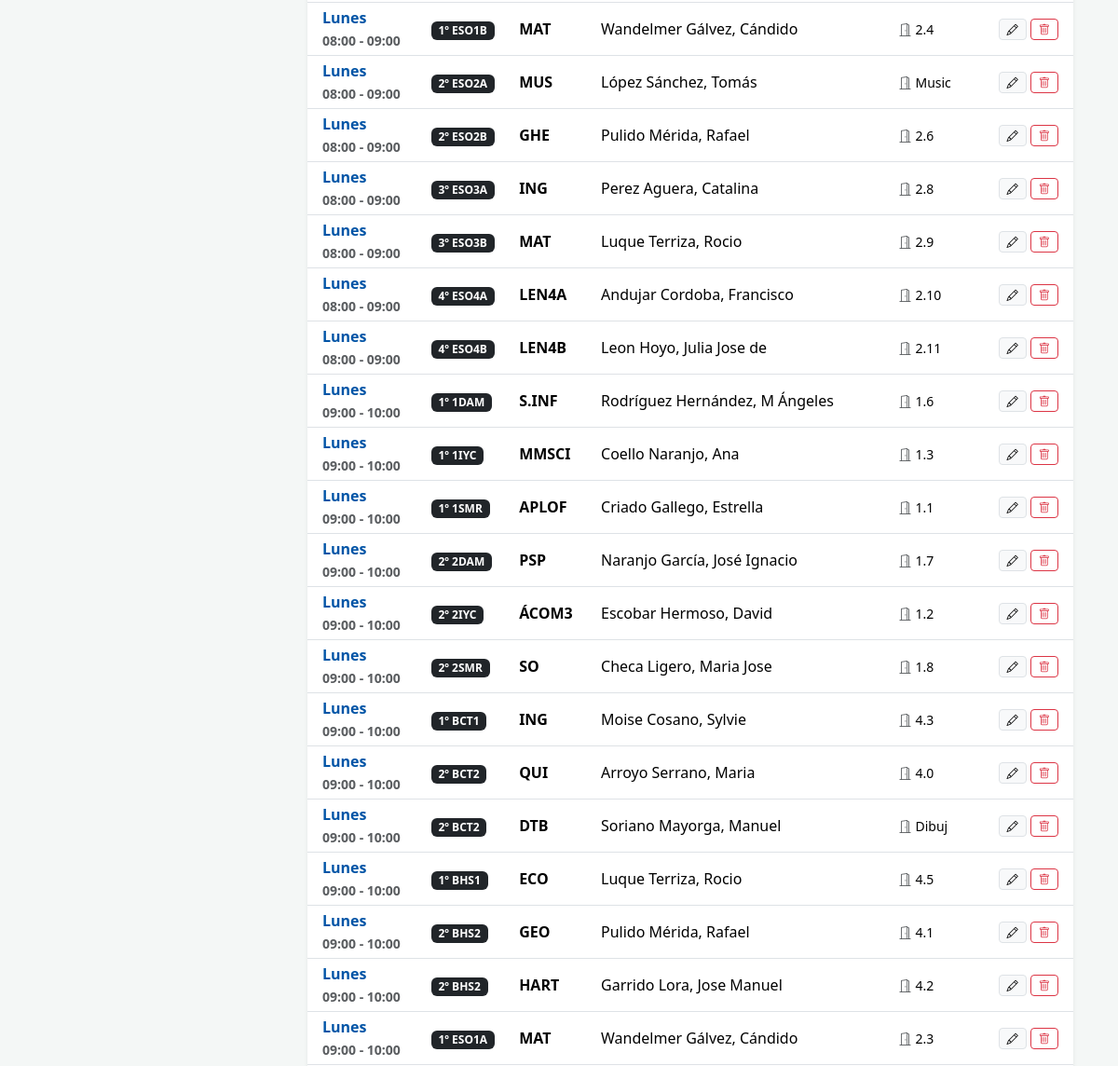
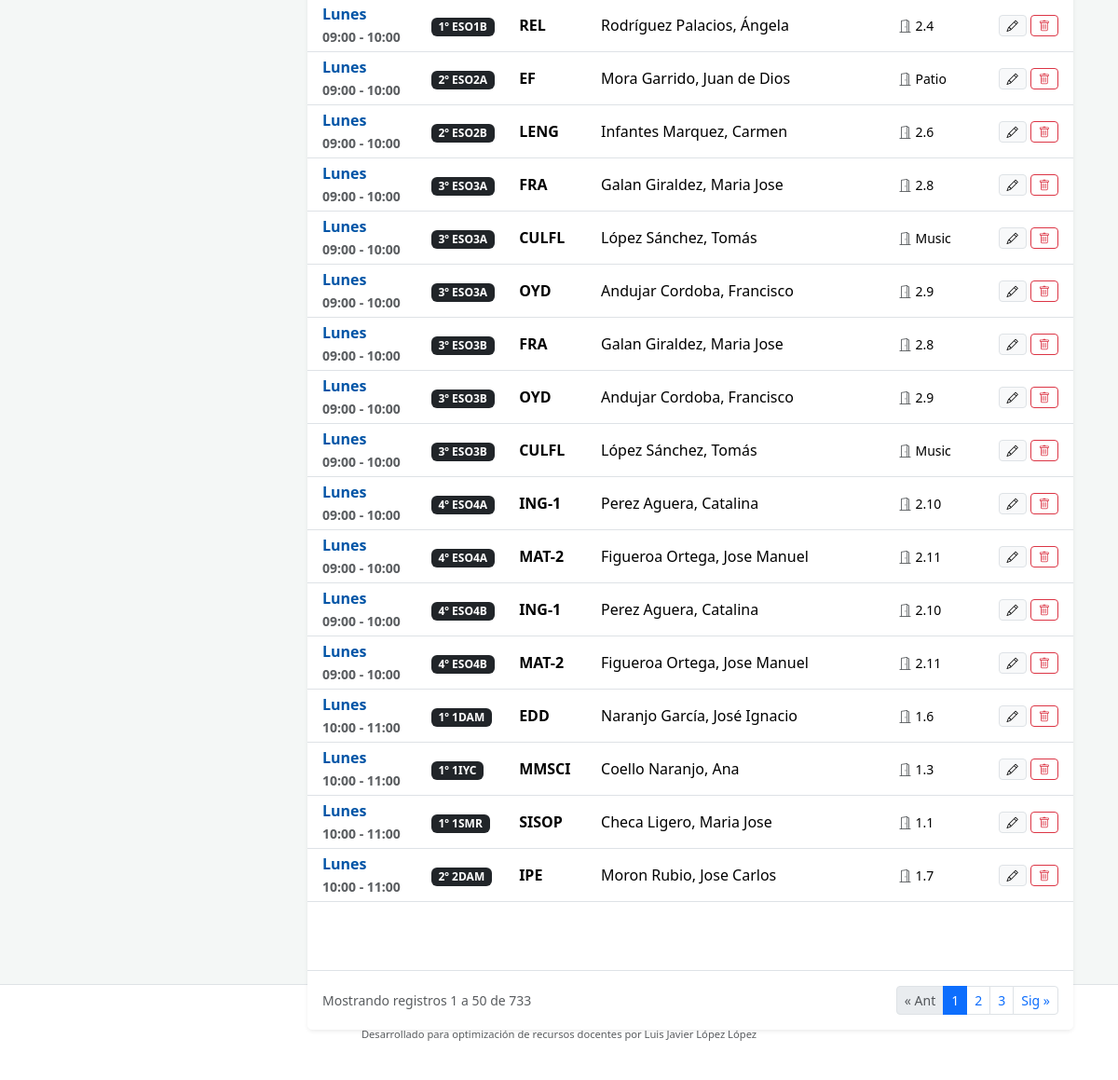
Before: /datos/horarios/ (signed in, lower part) with the older database file (2 pictures, top to bottom).
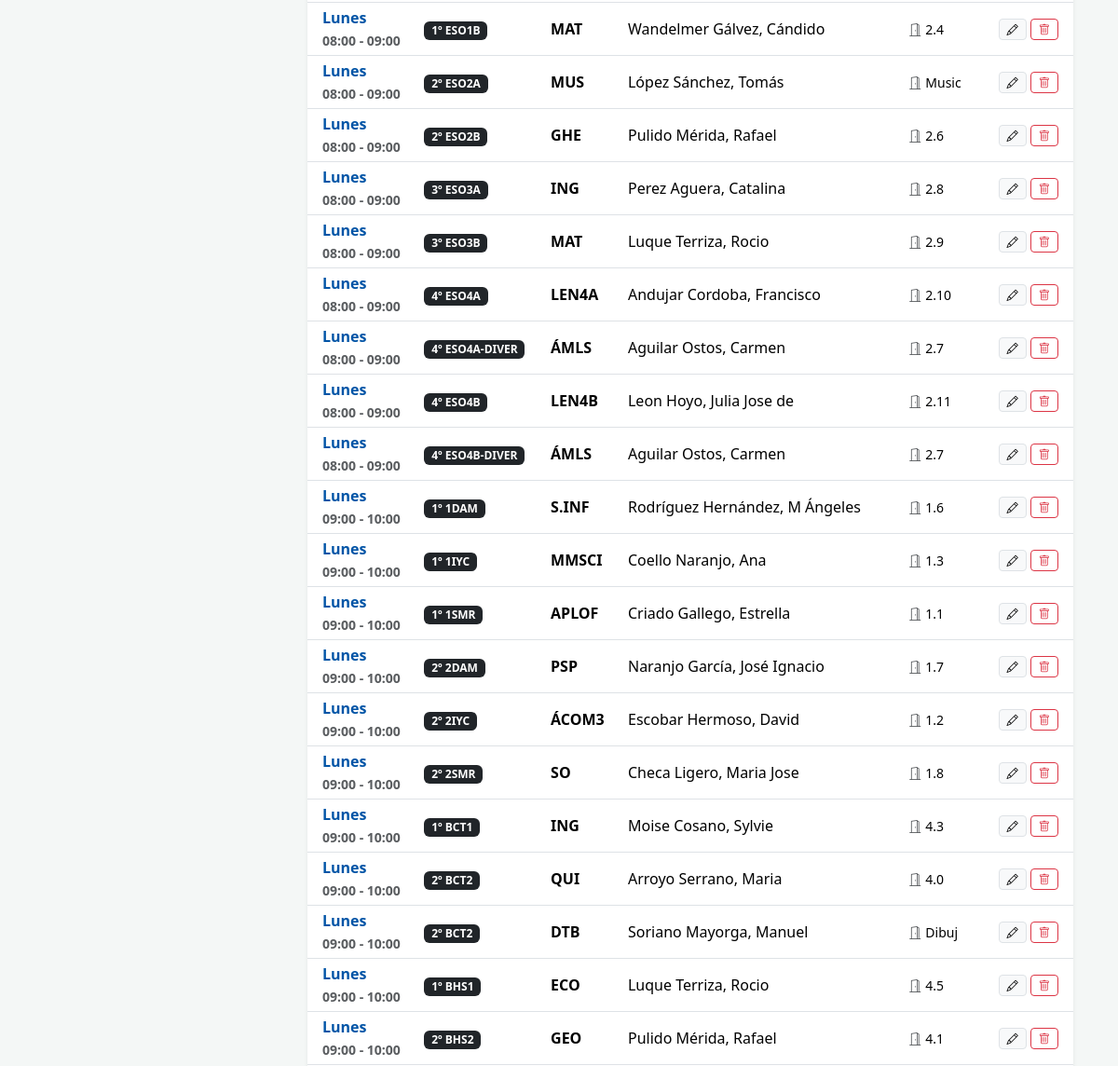
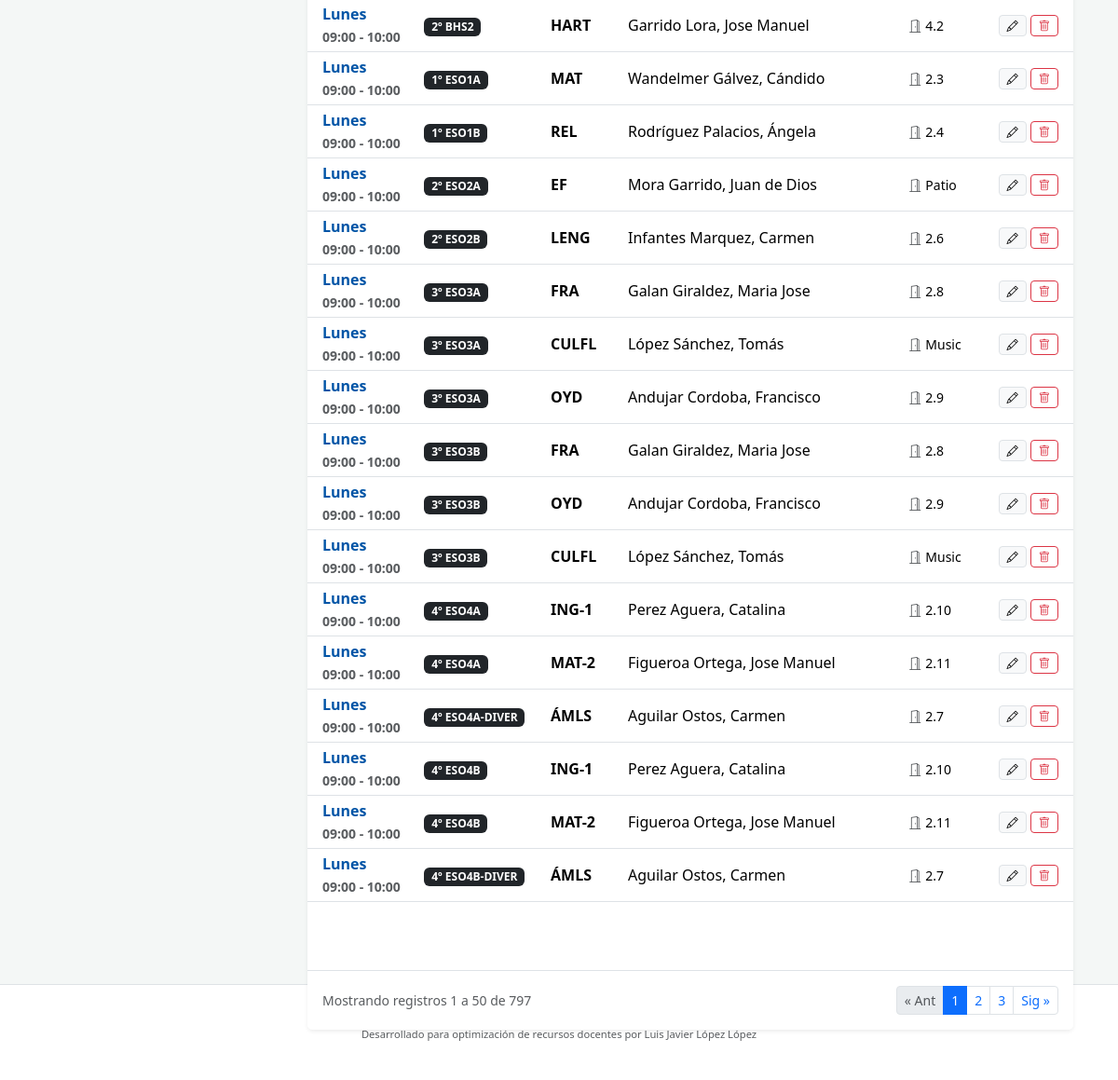
After: the same page with the newer database file (2 pictures, top to bottom).
### safa_guardias/models.py (models this page shows, shortened)
class CentroSaaSModel(models.Model):
    centro = models.ForeignKey(
        'CentroEscolar',
        on_delete=models.CASCADE,
        null=True, # Lo dejamos nullable por ahora para que no te dé error al hacer make migrations con datos existentes
        blank=True
    )
    class Meta:
        abstract = True

class Horario(CentroSaaSModel):
    tramo_horario = models.ForeignKey(TramoHorario, on_delete=models.CASCADE)
    profesor = models.ForeignKey(Profesor, on_delete=models.CASCADE)
    materia = models.ForeignKey(Materia, on_delete=models.CASCADE)
    aula = models.ForeignKey(Aula, on_delete=models.CASCADE)
    grupo = models.ForeignKey(Grupo, on_delete=models.CASCADE)

class TramoHorario(CentroSaaSModel):
    DIAS_CHOICES = [
        ('L', 'Lunes'), ('M', 'Martes'), ('X', 'Miércoles'),
        ('J', 'Jueves'), ('V', 'Viernes'), ('S', 'Sábado'), ('D', 'Domingo'),
    ]
    hora_inicio = models.TimeField()
    hora_fin = models.TimeField()
    dia_semana = models.CharField(max_length=1, choices=DIAS_CHOICES, default='L')
    es_recreo = models.BooleanField(default=False)
    etapas = models.ManyToManyField(Etapa, blank=True, related_name="tramos")
    class Meta:
        verbose_name = "Tramo Horario"
        verbose_name_plural = "Tramos Horarios"
        ordering = ['dia_semana', 'hora_inicio']
        unique_together = ['centro', 'dia_semana', 'hora_inicio', 'hora_fin']

class Grupo(CentroSaaSModel):
    nombre = models.CharField(max_length=100)  # Ej: "A"
    curso = models.CharField(max_length=250)  # Ej: "1º"
    etapa = models.ForeignKey(
        Etapa,
        on_delete=models.PROTECT,
        related_name="grupos", null=True, blank=True
    )
    class Meta:
        unique_together = ['centro', 'nombre', 'curso','etapa']
        verbose_name = "Grupo"
        verbose_name_plural = "Grupos"
    def __str__(self):
        return f"{self.curso} {self.nombre}"

class Materia(CentroSaaSModel):
    nombre = models.CharField(max_length=100)
    abrev = models.CharField(max_length=10)
    class Meta:
        unique_together = ['centro', 'abrev']
    def __str__(self):
        return self.nombre

class Profesor(CentroSaaSModel):
    ROLES_CHOICES = [
        ('ADMIN', 'Administrador del Sistema'),
        ('DIRECCION', 'Dirección'),
        ('JEFATURA', 'Jefatura de Estudios'),
        ('PROFESOR', 'Profesorado'),
    ]
    nombre = models.CharField(max_length=100)
    apellidos = models.CharField(max_length=150)
    abreviatura = models.CharField(max_length=10)
    email = models.EmailField(blank=True, null=True)
    usuario = models.OneToOneField(User, on_delete=models.SET_NULL, null=True, blank=True, related_name='perfil_profesor')
    rol = models.CharField(max_length=20, choices=ROLES_CHOICES, default='PROFESOR')
    centro = models.ForeignKey(CentroEscolar, on_delete=models.CASCADE, related_name='profesores', null=True, blank=True)
    def __str__(self):
        return f"{self.apellidos}, {self.nombre}"

class Aula(CentroSaaSModel):
    nombre = models.CharField(max_length=100)
    pabellon = models.CharField(max_length=250)
    abrev = models.CharField(max_length=10, default='')
    class Meta:
        unique_together = ['centro', 'abrev'] # Bien! Un centro no puede tener dos aulas con la misma abrev
    def __str__(self):
        return self.nombre

### safa_guardias/views.py (the view)
# urls.py: path('datos/horarios/', views.gestionar_horarios, name='gestionar_horarios'),
@login_required
def gestionar_horarios(request):
    centro = obtener_centro_usuario(request)
    if not centro:
        messages.error(request, "Selecciona un centro antes de gestionar los horarios.")
        return redirect('centro_datos')
    horario_edit_id = request.GET.get('edit')
    horario_instancia = None
    if horario_edit_id:
        horario_instancia = get_object_or_404(Horario, id=horario_edit_id, centro=centro)
    if request.method == 'POST':
        action = request.POST.get('action')
        if action == 'delete':
            horario_id = request.POST.get('horario_id')
            horario_a_borrar = get_object_or_404(Horario, id=horario_id, centro=centro)
            horario_a_borrar.delete()
            messages.success(request, "Asignación de horario eliminada correctamente.")
            return redirect('gestionar_horarios')
        elif action == 'save':
            form = HorarioForm(request.POST, instance=horario_instancia, centro=centro)
            if form.is_valid():
                nuevo_horario = form.save(commit=False)
                nuevo_horario.centro = centro
                try:
                    nuevo_horario.save()
                    mensaje = "Horario actualizado con éxito." if horario_instancia else "Asignación creada con éxito."
                    messages.success(request, mensaje)
                    return redirect('gestionar_horarios')
                except IntegrityError:
                    messages.error(request, "Ya existe un conflicto con esta asignación horaria.")
            else:
                messages.error(request, "Revisa los errores en el formulario.")
    else:
        form = HorarioForm(instance=horario_instancia, centro=centro)
    f_dia = request.GET.get('f_dia', '')
    f_etapa = request.GET.get('f_etapa', '')
    f_grupo = request.GET.get('f_grupo', '')
    f_materia = request.GET.get('f_materia', '')
    f_profesor = request.GET.get('f_profesor', '')
    horarios_base = Horario.objects.filter(centro=centro)
    if f_dia:
        horarios_base = horarios_base.filter(tramo_horario__dia_semana=f_dia)
    if f_etapa:
        horarios_base = horarios_base.filter(grupo__etapa_id=f_etapa)
    if f_grupo:
        horarios_base = horarios_base.filter(grupo_id=f_grupo)
    if f_materia:
        horarios_base = horarios_base.filter(materia_id=f_materia)
    if f_profesor:
        horarios_base = horarios_base.filter(profesor_id=f_profesor)
    horarios_completos = horarios_base.annotate(
        orden_dia=Case(
            When(tramo_horario__dia_semana='L', then=Value(1)),
            When(tramo_horario__dia_semana='M', then=Value(2)),
            When(tramo_horario__dia_semana='X', then=Value(3)),
            When(tramo_horario__dia_semana='J', then=Value(4)),
            When(tramo_horario__dia_semana='V', then=Value(5)),
            When(tramo_horario__dia_semana='S', then=Value(6)),
            When(tramo_horario__dia_semana='D', then=Value(7)),
            output_field=IntegerField(),
        )
    ).order_by('orden_dia', 'tramo_horario__hora_inicio', 'grupo__nombre')
    paginator = Paginator(horarios_completos, 50)  # Muestra 50 registros por página
    page_number = request.GET.get('page')
    page_obj = paginator.get_page(page_number)
    query_params = request.GET.copy()
    if 'page' in query_params:
        del query_params['page']
    url_params = query_params.urlencode()  # Ej: "f_dia=L&f_grupo=3"
    contexto = {
        'page_obj': page_obj,  # Cambiamos 'horarios' por 'page_obj'
        'url_params': url_params,  # Lo mandamos a la plantilla
        'form': form,
        'is_edit': bool(horario_instancia),
        'centro': centro,
        'dias_choices': TramoHorario.DIAS_CHOICES,
        'etapas_list': Etapa.objects.filter(centro=centro),
        'grupos_list': Grupo.objects.filter(centro=centro).order_by('curso', 'nombre'),
        'materias_list': Materia.objects.filter(centro=centro).order_by('nombre'),
        'profesores_list': Profesor.objects.filter(centro=centro),
        'current_filters': request.GET,
    }
    return render(request, 'gestionar_horarios.html', contexto)

### safa_guardias/context_processors.py (called while the page is built)
def selector_centros_global(request):
    es_admin = request.user.is_authenticated and (
            request.user.is_superuser or
            (hasattr(request.user, 'perfil_profesor') and request.user.perfil_profesor.rol == 'ADMIN')
    )
    if es_admin:
        return {
            'lista_centros_admin': CentroEscolar.objects.all().order_by('nombre'),
            'centro_activo_admin': obtener_centro_usuario(request)
        }
    return {}

### safa_guardias/models.py (called while the page is built)
    def __str__(self):
        return f"{self.siglas}"

### safa_guardias/utils.py (called while the page is built)
def obtener_centro_usuario(request):
    es_admin = request.user.is_superuser or (
            hasattr(request.user, 'perfil_profesor') and request.user.perfil_profesor.rol == 'ADMIN'
    )
    if es_admin:
        centro_id_sesion = request.session.get('centro_activo_id')
        if centro_id_sesion:
            return CentroEscolar.objects.filter(id=centro_id_sesion).first()
    try:
        return request.user.perfil_profesor.centro
    except AttributeError:
        return None

### templates/gestionar_horarios.html (shortened to what the changed rows need)
{% extends 'base.html' %}
{% block body %}
<link href="https://cdn.jsdelivr.net/npm/tom-select@2.2.2/dist/css/tom-select.bootstrap5.min.css" rel="stylesheet">
<div class="container-fluid py-4 px-lg-5">
    <div class="row g-4">
        <div class="col-lg-9">
            <div class="card border-0 shadow-sm h-100">
                <div class="card-body p-0">
                    <div class="table-responsive" style="min-height: 400px;">
                        <table class="table table-hover table-sm align-middle mb-0" id="tablaRegistros">
                            <tbody>
                                {% for h in page_obj %}
                                <tr class="fila-registro">
                                    <td class="ps-3 fw-semibold text-primary">
                                        {{ h.tramo_horario.get_dia_semana_display|default:"Día sin asignar" }}<br>
                                        <small class="text-muted">{{ h.tramo_horario.hora_inicio|time:"H:i" }} - {{ h.tramo_horario.hora_fin|time:"H:i" }}</small>
                                    </td>
                                    <td>
                                        {% if h.grupo %}
                                            <span class="badge bg-dark">{{ h.grupo.curso }} {{ h.grupo.nombre }}</span>
                                        {% else %}
                                            <span class="badge bg-danger">Sin grupo</span>
                                        {% endif %}
                                    </td>
                                    <td class="fw-semibold">{{ h.materia.abrev|default:"N/A" }}</td>
                                    <td>{{ h.profesor|default:"N/A" }}</td>
                                    <td class="small">
                                        {% if h.aula %}
                                            <i class="bi bi-door-open text-muted me-1"></i>{{ h.aula.abrev }}
                                        {% else %}
                                            <span class="text-muted">N/A</span>
                                        {% endif %}
                                    </td>
                                    <td class="text-end pe-3">
                                        <div class="d-flex justify-content-end gap-1">
                                            <a href="?edit={{ h.id }}" class="btn btn-sm btn-light border py-0 px-2" title="Editar">
                                                <i class="bi bi-pencil small"></i>
                                            </a>
                                            <button type="button" class="btn btn-sm btn-outline-danger py-0 px-2"
                                                    data-bs-toggle="modal"
                                                    data-bs-target="#modalEliminar"
                                                    data-id="{{ h.id }}"
                                                    data-nombre="la sesión de {{ h.materia.abrev|default:'-' }} de {{ h.grupo.curso|default:'' }}{{ h.grupo.nombre|default:'' }} el {{ h.tramo_horario.get_dia_semana_display|default:'' }}"
                                                    title="Eliminar">
                                                <i class="bi bi-trash small"></i>
                                            </button>
                                        </div>
                                    </td>
                                </tr>
                                {% endfor %}
                            </tbody>
                        </table>
                    </div>
                </div>
                {% if page_obj.has_other_pages %}
                <div class="card-footer bg-white border-top p-3 d-flex justify-content-between align-items-center flex-wrap gap-2">
                    <span class="text-muted small">
                        Mostrando registros {{ page_obj.start_index }} a {{ page_obj.end_index }} de {{ page_obj.paginator.count }}
                    </span>
                    <nav aria-label="Navegación de páginas">
                        <ul class="pagination pagination-sm mb-0">
                            {% if page_obj.has_previous %}
                                <li class="page-item">
                                    <a class="page-link" href="?page={{ page_obj.previous_page_number }}{% if url_params %}&{{ url_params }}{% endif %}">&laquo; Ant</a>
                                </li>
                            {% else %}
                                <li class="page-item disabled"><span class="page-link">&laquo; Ant</span></li>
                            {% endif %}
                            {% for num in page_obj.paginator.page_range %}
                                {% if page_obj.number == num %}
                                    <li class="page-item active" aria-current="page"><span class="page-link">{{ num }}</span></li>
                                {% elif num > page_obj.number|add:'-3' and num < page_obj.number|add:'3' %}
                                    <li class="page-item">
                                        <a class="page-link" href="?page={{ num }}{% if url_params %}&{{ url_params }}{% endif %}">{{ num }}</a>
                                    </li>
                                {% endif %}
                            {% endfor %}
                            {% if page_obj.has_next %}
                                <li class="page-item">
                                    <a class="page-link" href="?page={{ page_obj.next_page_number }}{% if url_params %}&{{ url_params }}{% endif %}">Sig &raquo;</a>
                                </li>
                            {% else %}
                                <li class="page-item disabled"><span class="page-link">Sig &raquo;</span></li>
                            {% endif %}
                        </ul>
                    </nav>
                </div>
                {% endif %}
            </div>
        </div>
    </div>
</div>
{% endblock %}

Changed rows visible on the page:
no longer on this page (row unchanged): Horario: tramo_horario.dia_semana "Lunes", tramo_horario.hora_inicio "10:00", tramo_horario.hora_fin "11:00", grupo.curso "1º", grupo.nombre "1DAM", materia.abrev "EDD", profesor "Naranjo García, José Ignacio", aula.abrev "1.6"
no longer on this page (row unchanged): Horario: tramo_horario.dia_semana "Lunes", tramo_horario.hora_inicio "10:00", tramo_horario.hora_fin "11:00", grupo.curso "1º", grupo.nombre "1IYC", materia.abrev "MMSCI", profesor "Coello Naranjo, Ana", aula.abrev "1.3"
no longer on this page (row unchanged): Horario: tramo_horario.dia_semana "Lunes", tramo_horario.hora_inicio "10:00", tramo_horario.hora_fin "11:00", grupo.curso "1º", grupo.nombre "1SMR", materia.abrev "SISOP", profesor "Checa Ligero, Maria Jose", aula.abrev "1.1"
no longer on this page (row unchanged): Horario: tramo_horario.dia_semana "Lunes", tramo_horario.hora_inicio "10:00", tramo_horario.hora_fin "11:00", grupo.curso "2º", grupo.nombre "2DAM", materia.abrev "IPE", profesor "Moron Rubio, Jose Carlos", aula.abrev "1.7"
added Horario: tramo_horario.dia_semana "Lunes", tramo_horario.hora_inicio "08:00", tramo_horario.hora_fin "09:00", grupo.curso "4º", grupo.nombre "ESO4A-DIVER", materia.abrev "ÁMLS", profesor "Aguilar Ostos, Carmen", aula.abrev "2.7"
added Horario: tramo_horario.dia_semana "Lunes", tramo_horario.hora_inicio "08:00", tramo_horario.hora_fin "09:00", grupo.curso "4º", grupo.nombre "ESO4B-DIVER", materia.abrev "ÁMLS", profesor "Aguilar Ostos, Carmen", aula.abrev "2.7"
added Horario: tramo_horario.dia_semana "Lunes", tramo_horario.hora_inicio "09:00", tramo_horario.hora_fin "10:00", grupo.curso "4º", grupo.nombre "ESO4A-DIVER", materia.abrev "ÁMLS", profesor "Aguilar Ostos, Carmen", aula.abrev "2.7"
added Horario: tramo_horario.dia_semana "Lunes", tramo_horario.hora_inicio "09:00", tramo_horario.hora_fin "10:00", grupo.curso "4º", grupo.nombre "ESO4B-DIVER", materia.abrev "ÁMLS", profesor "Aguilar Ostos, Carmen", aula.abrev "2.7"
Other visible differences:
{{ page_obj.paginator.count }}: "733" → "797"
